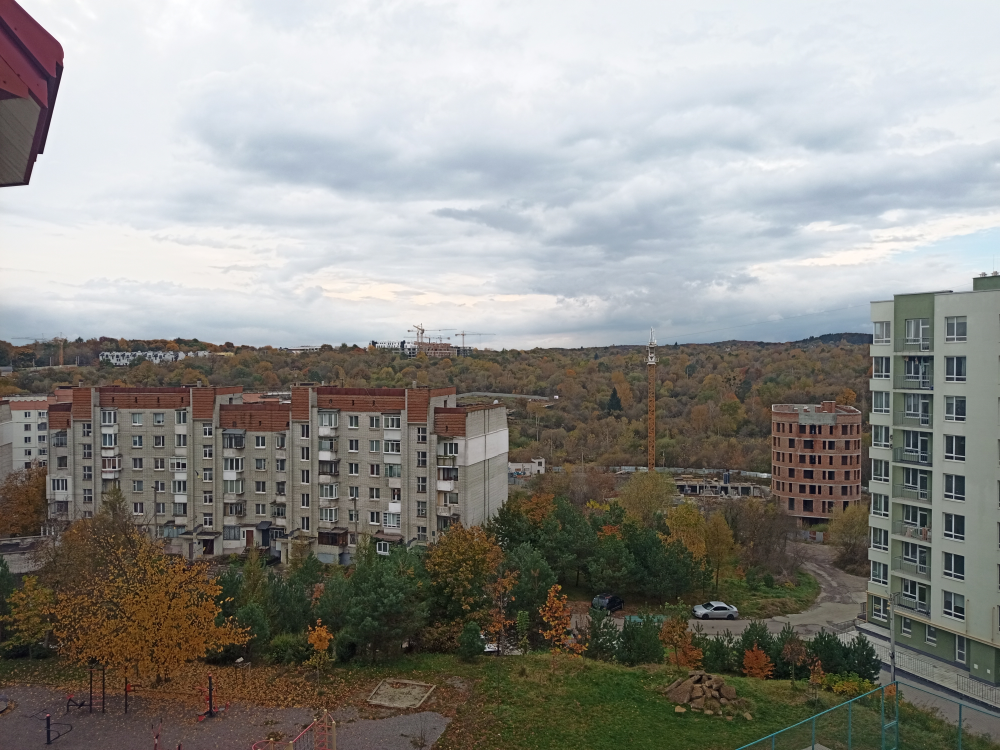
#> input picture proxima2/IMG_20231026_144807.jpg, 4000 x 3000 px, given in place of target-t.jpg, which was not available (shown at 1/4 size); the run also reads 1 picture not shown here
$ python ScaleAndMatch.py
#> lines starting #> are read from the running program, lines starting #| are printed output that depends on the picture; pictures that were not available may be replaced by others from this repository, and a replacement may not be noted

import numpy as np
import math
import cv2 as cv
from matplotlib import pyplot as plt

def dist(a, b):
    return ((a[0] - b[0])**2 + (a[1] - b[1])**2)**0.5

def lst2Str(s):
     str1 = ""
     for n in s:
        str1 += str(n) + ","
     return str1

def matchScaledTemplate(template, img, meth, template_ver, zoom_step, min_degree):
    Wi = img.shape[1]
    Hi = img.shape[0]
    Wtv = template_ver.shape[1]
    Htv = template_ver.shape[0]
    maxScale = min(int(math.log(2*Wtv/Wi, zoom_step)), int(math.log(2*Htv/Hi, zoom_step)))
    scalePers = range(min_degree, maxScale)
    for j in scalePers:
        width = int(Wi * zoom_step ** j)
        height = int(Hi * zoom_step ** j)
        dim = (width, height)

        resized = cv.resize(img, dim, interpolation = cv.INTER_LINEAR)
        # print('Resized image size: ',resized.shape)
        # cv.imshow("Resized image size", resized)
        # cv.waitKey(0)

        method = eval(meth)
        # Apply template Matching
        res = cv.matchTemplate(resized, template, method)
        res_ver = cv.matchTemplate(resized, template_ver, method)
        min_val, max_val, min_loc, max_loc = cv.minMaxLoc(res)
        min_val_ver, max_val_ver, min_loc_ver, max_loc_ver = cv.minMaxLoc(res_ver)
        # If the method is TM_SQDIFF or TM_SQDIFF_NORMED, take minimum
        if method in [cv.TM_SQDIFF, cv.TM_SQDIFF_NORMED]:
            top_left = min_loc
            top_left_ver = min_loc_ver
        else:
            top_left = max_loc
            top_left_ver = max_loc_ver
        dst = dist(top_left_ver, top_left)
        if dst <= h/10:
            bottom_right = (int((top_left[0] + w) / zoom_step ** j), int((top_left[1] + h) / zoom_step ** j))
            top_left = (int(top_left[0] / zoom_step ** j), int(top_left[1] / zoom_step ** j))
            return top_left, bottom_right, j, min_val, max_val, min_val_ver, max_val_ver

    return [-1, -1], [-1, -1], 0

# All the 6 methods for comparison in a list
# methods = ['cv.TM_CCOEFF', 'cv.TM_CCOEFF_NORMED', 'cv.TM_CCORR', 'cv.TM_CCORR_NORMED', 'cv.TM_SQDIFF', 'cv.TM_SQDIFF_NORMED']
meth = 'cv.TM_CCOEFF_NORMED'
# rectangle color in BGR
color = (0, 0, 255)
# Line thickness of 2 px
thickness = 2
# images = ['', '', '', '', '', '', '', '','', '']
template = cv.imread('proxima4/target-t.jpg', cv.IMREAD_GRAYSCALE)
#> template: shape (3000, 4000); min 0, max 255, mean 140.9
template_ver = cv.imread('proxima4/target-v.jpg', cv.IMREAD_GRAYSCALE)
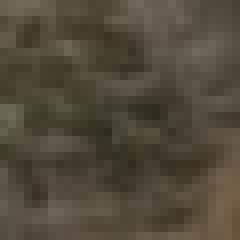
#> input picture proxima2/target-v.jpg, 30 x 30 px, found by its file name (shown 8 times larger)
#> template_ver: shape (30, 30); min 42, max 106, mean 74.4
assert template is not None, "file could not be read, check with os.path.exists()"
w = template.shape[1]
#> w = 4000
h = template.shape[0]
#> h = 3000

images_name = range(1,15)
degree = 0
for j in images_name:
    image_name = 'proxima4/F'+str(j)+'.jpg'
    img = cv.imread(image_name, cv.IMREAD_GRAYSCALE)
#> img: shape (960, 1280); min 0, max 255, mean 140.4
    assert img is not None, "file could not be read, check with os.path.exists()"
    method = eval(meth)
    resPos = matchScaledTemplate(template, img, meth, template_ver, 0.5, degree)
#> the loop in matchScaledTemplate, `for j in scalePers:` made 4 passes
#> (min_val, max_val, min_loc, min_val_ver, max_val_ver, min_loc_ver, top_left, top_left_ver) on passes 1 to 4: (-0.262, 0.86, (830, 357), -0.621, 0.558, (446, 52), (2158, 931), (486, 143)), (-0.736, 0.882, (3235, 671), -0.515, 0.519, (285, 26), (2677, 1143), (538, 408)), (-0.865, 0.888, (3555, 729), -0.441, 0.484, (146, 81), (1021, 1283), (107, 40)), (-0.888, 0.891, (1146, 687), -0.378, 0.405, (37, 25), (3589, 1118), (31, 10))
#> pass 1, in matchScaledTemplate, `res = cv.matchTemplate(resized, template, method)`:
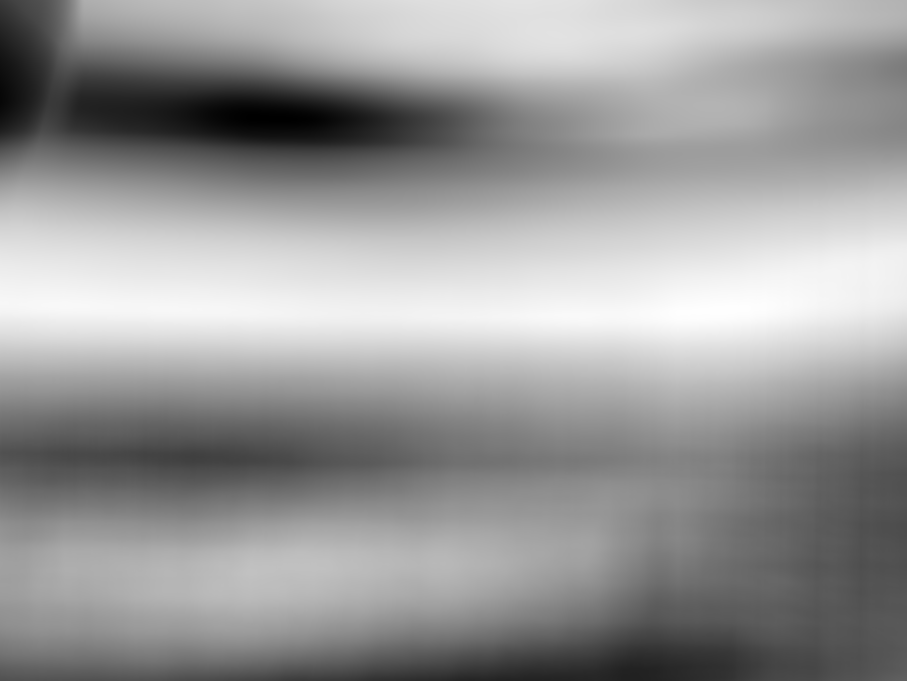
#> res: shape (2041, 2721) float32 (shown at 1/3 size); min -0.262, max 0.86, mean 0.414; drawn with min black and max white
#> pass 1, in matchScaledTemplate, `res_ver = cv.matchTemplate(resized, template_ver, method)`:
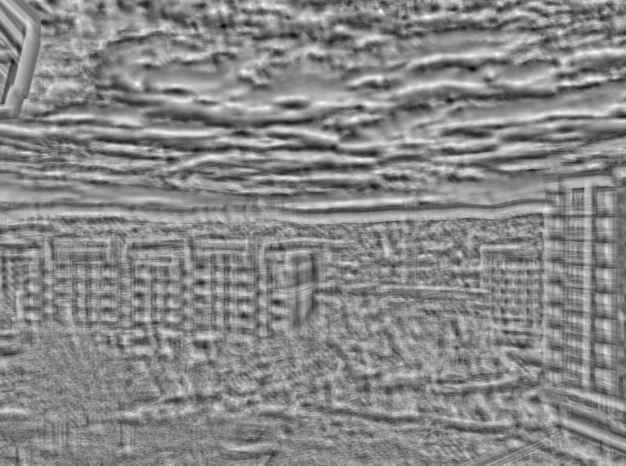
#> res_ver: shape (931, 1251) float32 (shown at 1/2 size); min -0.621, max 0.558, mean 0.00626; drawn with min black and max white
#> pass 2, in matchScaledTemplate, `res = cv.matchTemplate(resized, template, method)`:
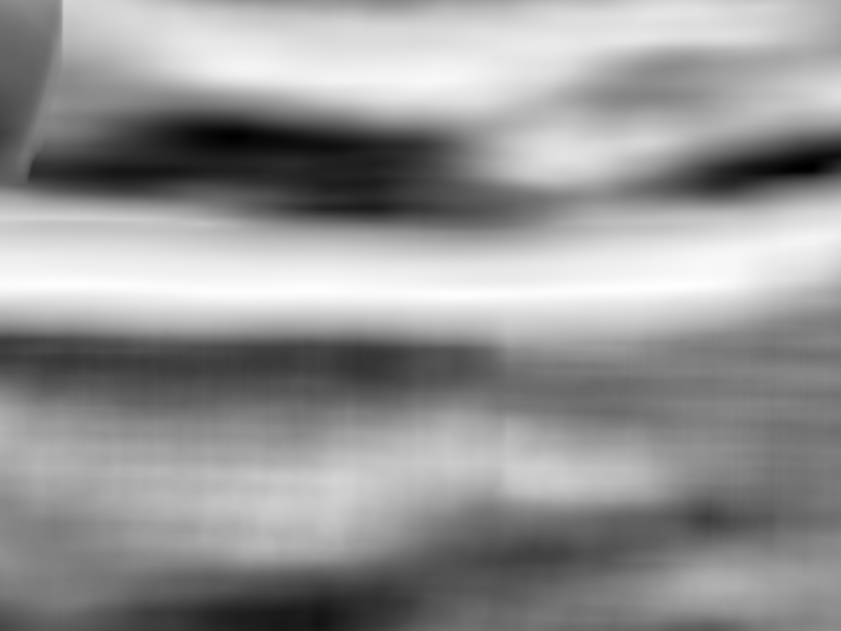
#> res: shape (2521, 3361) float32 (shown at 1/4 size); min -0.736, max 0.882, mean 0.215; drawn with min black and max white
#> after the loop in matchScaledTemplate, `for j in scalePers:`:
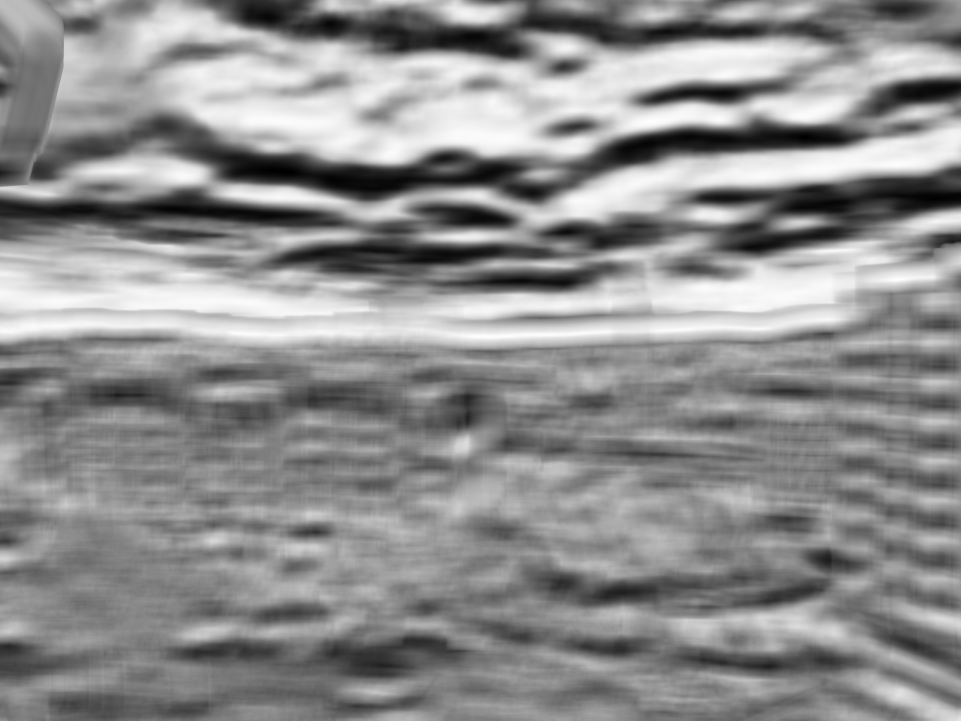
#> res: shape (2881, 3841) float32 (shown at 1/4 size); min -0.888, max 0.891, mean 0.104; drawn with min black and max white
#> after the loop in matchScaledTemplate, `for j in scalePers:`:
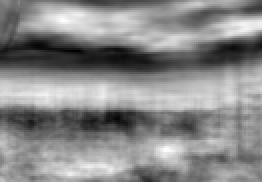
#> res_ver: shape (91, 131) float32 (shown 2 times larger); min -0.378, max 0.405, mean 0.0436; drawn with min black and max white
#> after the loop in matchScaledTemplate, `for j in scalePers:`:
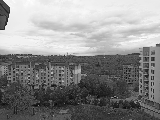
#> resized: shape (120, 160); min 8, max 255, mean 140.7
#> resPos = ([-1, -1], [-1, -1], 0)
    top_left = resPos[0]
#> top_left = [-1, -1]
    bottom_right = resPos[1]
#> bottom_right = [-1, -1]
    degree = max(resPos[2], degree)
#> degree = 0
    if top_left[0] >= 0:
        cv.rectangle(img, top_left, bottom_right, color, 2)
        plt.subplot(121), plt.imshow(img, cmap='gray')
        plt.title('Matching Result'), plt.xticks([]), plt.yticks([])
        plt.subplot(122), plt.imshow(img, cmap='gray')
        plt.title('Detected Point at '+image_name), plt.xticks([]), plt.yticks([])
        plt.suptitle(meth)
        plt.show()
        cv.waitKey(0)
    print('Detected Point at '+image_name+':', resPos)
#| Detected Point at proxima4/F1.jpg: ([-1, -1], [-1, -1], 0)
#> (the run stopped early here; a loop or call above may not have finished)
